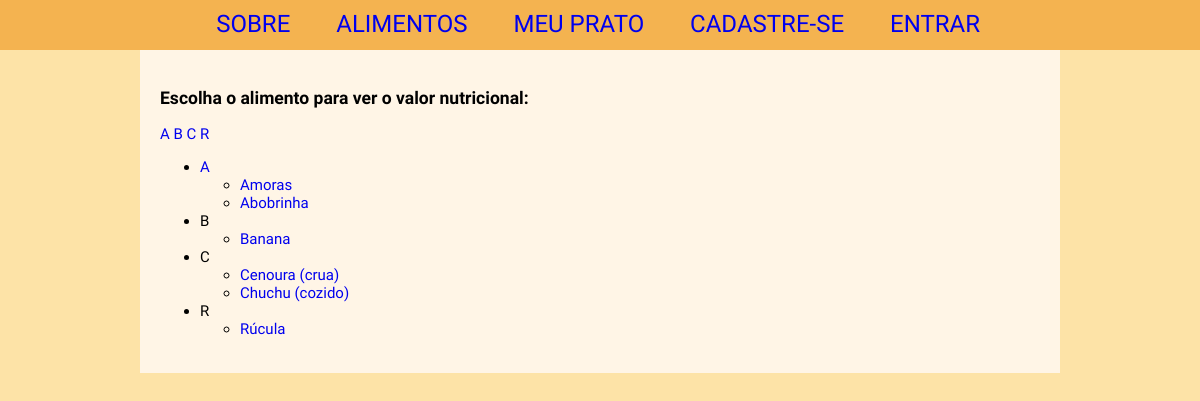
/alimentos, run on an earlier commit of the app's database.
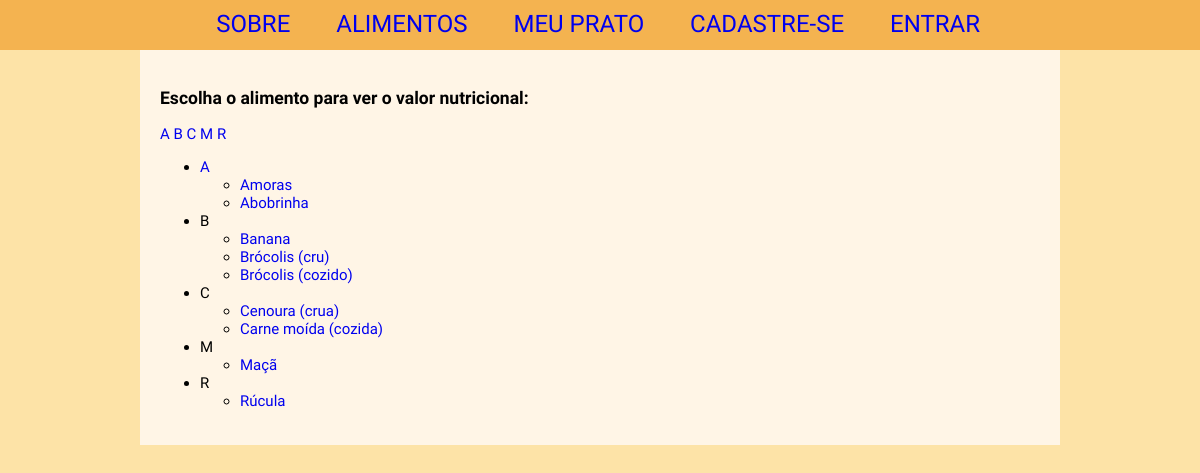
And on a later commit of the database.
### nutrizone/models.py (models this page shows, shortened)
class Food(models.Model):
	name = models.CharField(max_length=100)
	brname = models.CharField(max_length=100, default="")
	ndbno = models.IntegerField()
	altmeasurename = models.CharField(max_length=100, default="")
	altmeasuregram = models.FloatField(default=0)

### nutrizone/views.py (the view)
# urls.py: url(r'^alimentos$', views.foodlist, name='foodlist'),
def foodlist(request):
	foodList = Food.objects.all()
	for food in foodList:
		food.__setattr__('index', food.brname[0])#first letter of headline
	return render(request, 'foodlist.html', {'foodlist': foodList})

### nutrizone/templates/foodlist.html (shortened to what this page needs)
{% extends 'base.html' %}
{% block content %}
    <div class="foodlist">
        {% regroup foodlist|dictsort:"index" by index as foodlist %}
    	<h3>Escolha o alimento para ver o valor nutricional:</h3>
        <p> {% for index in foodlist %}<a href="#" id="{{index.grouper}}_link">{{index.grouper}} {% endfor %}</p>
        <ul class="foods">
    	{% for index in foodlist %}
            <li id="{{index.grouper}}"> {{index.grouper}}
                <ul>
                    {% for food in index.list %}
                    <li class="food"><a href="./nutrition/{{food.brname}}">{{food.brname}}</a></li>
                    {% endfor %}
                </ul>
            </li>
    	{% endfor %}
        </ul>
    </div>
{% endblock %}

### nutrizone/templates/base.html (shortened to what this page needs)
{% load static %}
<!doctype html>
<head>
	<link rel="stylesheet" href="{% static 'template.css' %}" type="text/css" charset="utf-8">
</head>
<body class="fundo-laranja-claro">
	<header >
		<div class="mobile-hide">
			<nav class="navigation fundo-laranja fonte-nav">
				<ul>
					<li><a href="{% url 'index' %}">SOBRE</a></li>
					<li><a href="{% url 'foodlist' %}">ALIMENTOS</a></li>
					<li><a href="{% url 'meal' %}">MEU PRATO</a></li>
					{% if authenticated %}
					<li><a href="#">MINHA CONTA</a></li>
					<li><a href="{% url 'logmeout' %}">SAIR</a></li>
					{% else %}
					<li><a href="{% url 'signup' %}">CADASTRE-SE</a></li>
					<li><a href="{% url 'logmein' %}">ENTRAR</a></li>
					{% endif %}
				</ul>
			</nav>
		</div>
	</header>
	<section id="content" class="fundo-branco">
		<div id="alimento">
			<div class="description text-font">
				{% block content %} {% endblock %}
			</div>
		</div>
	</section>
</body>

### nutrizone/static/template.css (style rules this page uses)
.fundo-branco { background-color: #FFF5E6; }
.fundo-laranja-claro { background-color: #FDE3A7; }
.fundo-laranja { background-color: #F4B350; }
a { text-decoration: none; }
body { margin: 0; }
.navigation { height:50px; }
.navigation ul { text-align: right; padding: 10px 200px 10px 40px; margin: 0; }
.fonte-nav { font-size: 24px; color: #FFF; font-family: 'Fira Sans', sans-serif; }
.text-font { font-size: 15px; color: #000; font-family: 'Fira Sans', sans-serif; }
.navigation li { display: inline; padding: 0 20px; }
#content { position: relative; width: 920px; height: 100%; margin: 0 auto; }
.description { padding: 20px; }

What changed in the data, as far as the page shows it:
removed Food: brname "Chuchu (cozido)", shown under "C"
added Food: brname "Brócolis (cru)", shown under "B"
added Food: brname "Brócolis (cozido)", shown under "B"
added Food: brname "Carne moída (cozida)", shown under "C"
added Food: brname "Maçã", shown under "M"
Also different on the page:
new list line: "M"
